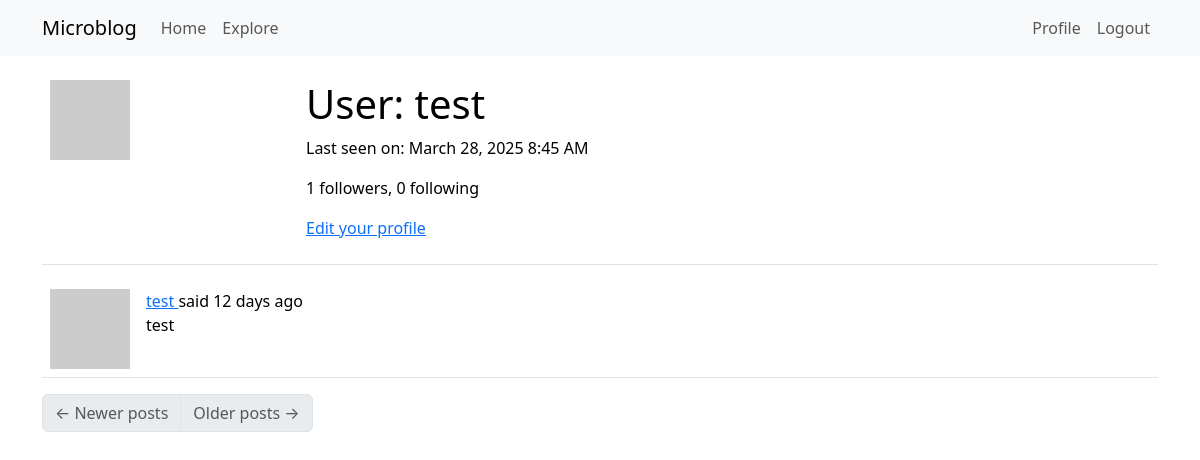
Before: /user/test (signed in) with the older database file.
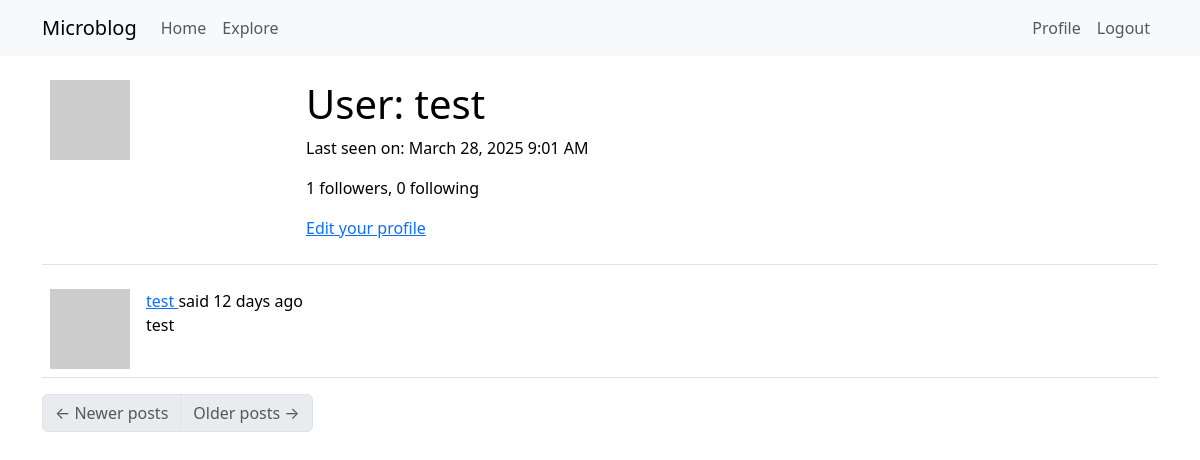
After: the same page with the newer database file.
### app/models.py (models this page shows, shortened)
class User(UserMixin, db.Model):
    id: so.Mapped[int] = so.mapped_column(primary_key=True)
    username: so.Mapped[str] = so.mapped_column(sa.String(64), index=True,unique=True)
    email: so.Mapped[str] = so.mapped_column(sa.String(120), index=True, unique=True)
    password_hash: so.Mapped[Optional[str]] = so.mapped_column(sa.String(256))
    about_me: so.Mapped[Optional[str]] = so.mapped_column(sa.String(140))
    last_seen: so.Mapped[Optional[datetime]] = so.mapped_column(
        default=lambda:datetime.now(timezone.utc)
    )
    posts: so.WriteOnlyMapped['Post'] = so.relationship(back_populates='author')
    following: so.WriteOnlyMapped['User'] = so.relationship(
        secondary=followers, primaryjoin=(followers.c.follower_id == id),
        secondaryjoin=(followers.c.followed_id == id),
        back_populates='followers'
    )
    followers: so.WriteOnlyMapped['User'] = so.relationship(
        secondary=followers, primaryjoin=(followers.c.followed_id == id),
        secondaryjoin=(followers.c.follower_id == id),
        back_populates='following'
    )
    def avatar(self, size):
        digest = md5(self.email.lower().encode('utf-8')).hexdigest()
        return f'https://www.gravatar.com/avatar/{digest}?d=identicon&s={size}'
    def followers_count(self):
        query = sa.select(sa.func.count()).select_from(
            self.followers.select().subquery()
        )
        return db.session.scalar(query)
    def following_count(self):
        query = sa.select(sa.func.count()).select_from(
            self.following.select().subquery()
        )
        return db.session.scalar(query)

class Post(db.Model):
    id: so.Mapped[int] = so.mapped_column(primary_key=True)
    body: so.Mapped[str] = so.mapped_column(sa.String(140))
    timestamp: so.Mapped[datetime] = so.mapped_column(
        index=True, default=lambda: datetime.now(timezone.utc)
    )
    user_id: so.Mapped[int] = so.mapped_column(sa.ForeignKey(User.id),index=True)
    author: so.Mapped[User] = so.relationship(back_populates='posts')

### app/routes.py (the view)
@app.route('/user/<username>')
@login_required
def user(username):
    user = db.first_or_404(sa.select(User).where(User.username == username))
    page = request.args.get('page', 1, type=int)
    query = user.posts.select().order_by(Post.timestamp.desc())
    posts = db.paginate(query, page=page, per_page=app.config['POSTS_PER_PAGE'], error_out=False)
    next_url = url_for('user', username=user.username, page=posts.next_num) if posts.has_next else None
    prev_url = url_for('user', username=user.username, page=posts.prev_num) if posts.has_prev else None
    form = EmptyForm()
    return render_template('user.html', user=user, posts=posts.items, next_url=next_url, prev_url=prev_url, form=form)

### app/__init__.py (called while the page is built)
def get_locale():
    return request.accept_languages.best_match(app.config['LANGUAGES'])

### app/models.py (called while the page is built)
@login.user_loader
def load_user(id):
    return db.session.get(User, int(id))

### app/routes.py (called while the page is built)
@app.before_request
def before_request():
    if current_user.is_authenticated:
        current_user.last_seen = datetime.now(timezone.utc)
        db.session.commit()

### app/templates/user.html (shortened to what this page needs)
{% extends "base.html" %}
{% block content %}
    <table class="table table-hover">
        <tr>
            <td width="256px"><img src="{{ user.avatar(256) }}"></td>
            <td>
                <h1>{{ _('User') }}: {{ user.username }}</h1>
                {% if user.last_seen %}<p>{{ _('Last seen on') }}: {{ moment(user.last_seen).format('LLL') }}</p>{% endif %}
                <p>{{ _('%(count)d followers', count=user.followers_count()) }}, {{ _('%(count)d following', count=user.following_count()) }}</p>
                {% if user == current_user %}
                <p><a href="{{ url_for('edit_profile') }}">{{ _('Edit your profile') }}</a></p>
                {% endif %}
            </td>
        </tr>
    </table>
    {% for post in posts %}
        {% include '_post.html' %}
    {% endfor %}
    <nav aria-label="Post navigation">
        <ul class="pagination">
            <li class="page-item{% if not prev_url %} disabled{% endif %}">
                <a class="page-link" href="{{ prev_url }}">
                    <span aria-hidden="true">&larr;</span> {{ _('Newer posts') }}
                </a>
            </li>
            <li class="page-item{% if not next_url %} disabled{% endif %}">
                <a class="page-link" href="{{ next_url }}">
                    {{ _('Older posts') }} <span aria-hidden="true">&rarr;</span>
                </a>
            </li>
        </ul>
    </nav>
{% endblock %}

### app/templates/base.html (shortened to what this page needs)
<!DOCTYPE html>
<html lang="en">
<head>
    <link href="https://cdn.jsdelivr.net/npm/bootstrap@5.3.3/dist/css/bootstrap.min.css" rel="stylesheet">
</head>
<body>
    <nav class="navbar navbar-expand-lg bg-body-tertiary">
      <div class="container">
        <a class="navbar-brand" href="{{ url_for('index') }}">Microblog</a>
        <div class="collapse navbar-collapse" id="navbarSupportedContent">
          <ul class="navbar-nav me-auto mb-2 mb-lg-0">
            <li class="nav-item">
              <a class="nav-link" aria-current="page" href="{{ url_for('index') }}">{{ _('Home') }}</a>
            </li>
            <li class="nav-item">
              <a class="nav-link" aria-current="page" href="{{ url_for('explore') }}">{{ _('Explore') }}</a>
            </li>
          </ul>
          <ul class="navbar-nav mb-2 mb-lg-0">
            {% if current_user.is_anonymous %}
            <li class="nav-item">
              <a class="nav-link" aria-current="page" href="{{ url_for('login') }}">{{ _('Login') }}</a>
            </li>
            {% else %}
            <li class="nav-item">
              <a class="nav-link" aria-current="page" href="{{ url_for('user', username=current_user.username) }}">{{ _('Profile') }}</a>
            </li>
            <li class="nav-item">
              <a class="nav-link" aria-current="page" href="{{ url_for('logout') }}">{{ _('Logout') }}</a>
            </li>
            {% endif %}
          </ul>
        </div>
      </div>
    </nav>
    <div class="container mt-3">
        {% block content %}{% endblock %}
    </div>
</body>
</html>

### app/templates/_post.html (shortened to what this page needs)
<table class="table table-hover">
    <tr>
        <td width="70px">
            <a href="{{ url_for('user', username=post.author.username) }}">
                <img src="{{ post.author.avatar(70) }}">
            </a>
        </td>
        <td>
            {{ _('%(username)s said %(when)s',
                username=user_link, when=moment(post.timestamp).fromNow()) }}
            <br>
            {{ post.body }}
        </td>
    </tr>
</table>

Changed rows visible on the page:
changed User "test": last_seen "March 28, 2025 8:45 AM" → "March 28, 2025 9:01 AM"
